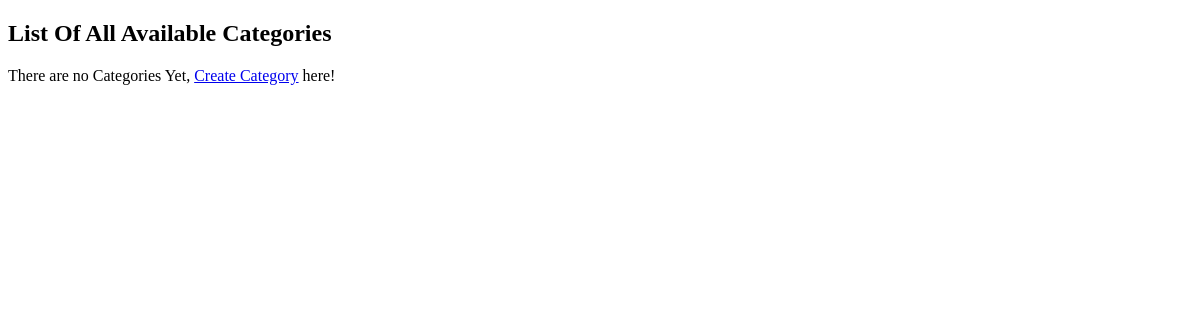
Page /category/list/ (signed in) on the earlier database version.
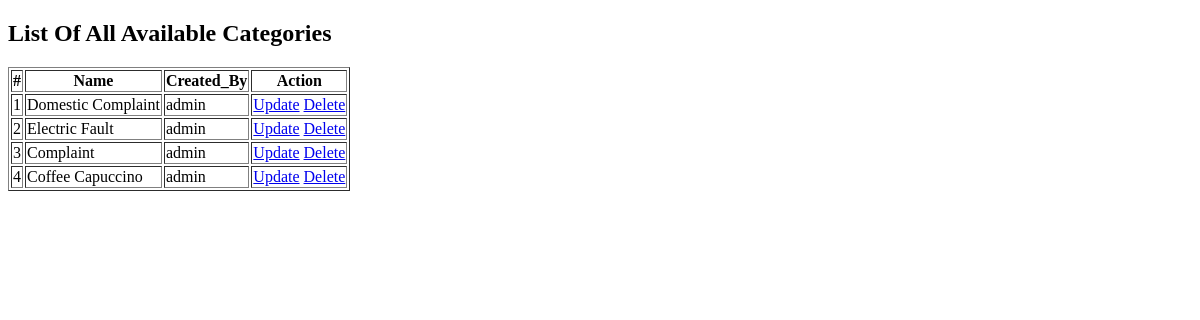
Same page on the later database version.
### main_app/models.py (models this page shows, shortened)
class Category(models.Model):
    name = models.CharField(max_length=255)
    created_by = models.ForeignKey(CustomUser, on_delete=models.SET_NULL, null=True, blank=True)
    created_at = models.DateTimeField(auto_now_add=True)
    updated_at = models.DateTimeField(auto_now=True)
    class Meta:
        db_table = 'categories'

### accounts/models.py (models this page shows)
class CustomUser(AbstractUser):
    USER_TYPE_CHOICES = (
        (1, 'SystAdmin'),
        (2, 'SystUser'),
    )
    user_type = models.PositiveSmallIntegerField(choices=USER_TYPE_CHOICES, default=1)
    class Meta:
        db_table = 'users'
    def __str__(self):
        return self.username

### main_app/views.py (the view)
# urls.py: path('category/list/', views.list_category, name='list_category'),
@login_required
def list_category(request):
    categories = Category.objects.all()
    context = {
        'categories': categories
    }
    return render(request, 'main_app/list_category.html', context)

### templates/main_app/list_category.html (shortened to what this page needs)
{% extends 'partials/base.html' %}
{% block content %}
    <h2>
        List Of All Available Categories
    </h2>
    {% if categories %}
        <table border="1">
            <thead>
                <tr>
                    <th>#</th>
                    <th>Name</th>
                    <th>Created_By</th>
                    <th>Action</th>
                </tr>
            </thead>
            <tbody>
                {% for category in categories %}
                    <tr>
                        <td>{{ forloop.counter }}</td>
                        <td>{{ category.name }}</td>
                        <td>{{ category.created_by }}</td>
                        <td>
                            <a href="{% url 'update_category' category.id %}">Update</a>
                            <a href="{% url 'delete_category' category.id %}">Delete</a>
                        </td>
                    </tr>
                {% endfor %}
            </tbody>
        </table>
    {% else %}
        <p>There are no Categories Yet, <a href="{% url 'create_category' %}">Create Category</a> here! </p>
    {% endif %}
{% endblock content %}

### templates/partials/base.html (shortened to what this page needs)
<!DOCTYPE html>
<html lang="en">
<head>
</head>
<body>
    {% block content %}
    {% endblock content %}
</body>
</html>

Differences in the rows shown:
added Category: name "Domestic Complaint", created_by "admin"
added Category: name "Electric Fault", created_by "admin"
added Category: name "Complaint", created_by "admin"
added Category: name "Coffee Capuccino", created_by "admin"
Other differences:
text no longer shown: "There are no Categories Yet, Create Category here!"
text now shown: "# Name Created_By Action"
